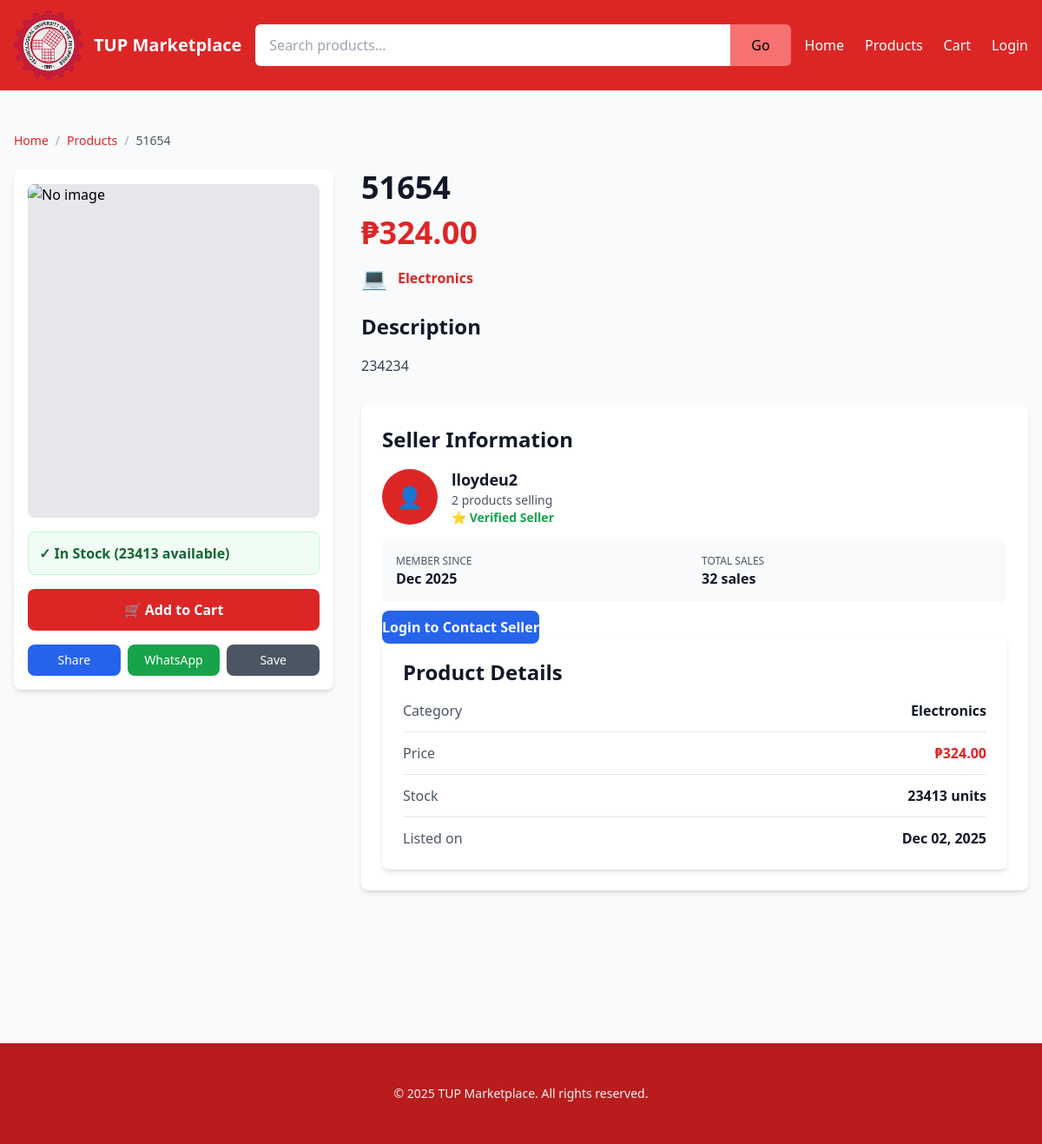
Page /product/7/ on the committed database.
### shop/models.py (models this page shows, shortened)
class Product(models.Model):
    name = models.CharField(max_length=200)
    description = models.TextField(blank=True)
    price = models.DecimalField(max_digits=10, decimal_places=2)
    stock = models.PositiveIntegerField(default=0)
    image = models.ImageField(upload_to='products/', blank=True, null=True)
    category = models.ForeignKey(Category, on_delete=models.CASCADE, related_name='products')
    seller = models.ForeignKey(User, on_delete=models.CASCADE, related_name='products')
    created_at = models.DateTimeField(auto_now_add=True)

class Category(models.Model):
    name = models.CharField(max_length=100)
    slug = models.SlugField(unique=True)
    icon = models.CharField(max_length=50, default='📦')
    length = models.PositiveIntegerField(default=0)
    plural = models.BooleanField(default=False)
    class Meta:
        verbose_name_plural = 'Categories'

class Profile(models.Model):
    GENDER_CHOICES = [
        ('M', 'Male'),
        ('F', 'Female'),
        ('O', 'Other'),
        ('N', 'Prefer not to say'),
    ]
    user = models.OneToOneField(User, on_delete=models.CASCADE, related_name='profile')
    avatar = models.ImageField(upload_to='avatars/', blank=True, null=True, help_text="User profile picture")
    bio = models.TextField(max_length=500, blank=True, help_text="Short bio or about me")
    gender = models.CharField(max_length=1, choices=GENDER_CHOICES, blank=True, help_text="Gender")
    date_of_birth = models.DateField(blank=True, null=True, help_text="Date of birth")
    phone_number = models.CharField(max_length=20, blank=True, help_text="Phone number")
    alternate_phone = models.CharField(max_length=20, blank=True, help_text="Alternate phone number")
    address = models.TextField(blank=True, help_text="Street address")
    city = models.CharField(max_length=100, blank=True, help_text="City")
    province = models.CharField(max_length=100, blank=True, help_text="Province/State")
    postal_code = models.CharField(max_length=20, blank=True, help_text="Postal code")
    country = models.CharField(max_length=100, default='Philippines', help_text="Country")
    is_seller = models.BooleanField(default=False, help_text="Is this user a seller?")
    shop_name = models.CharField(max_length=200, blank=True, help_text="Shop name (if seller)")
    shop_description = models.TextField(blank=True, help_text="Shop description (if seller)")
    seller_rating = models.DecimalField(
        max_digits=3,
        decimal_places=2,
        default=0,
        validators=[MinValueValidator(0), MaxValueValidator(5)],
        help_text="Average seller rating (0-5)"
    )
    total_sales = models.PositiveIntegerField(default=0, help_text="Total number of sales")
    email_notifications = models.BooleanField(default=True, help_text="Receive email notifications")
    newsletter_subscription = models.BooleanField(default=False, help_text="Subscribe to newsletter")
    created_at = models.DateTimeField(auto_now_add=True)
    updated_at = models.DateTimeField(auto_now=True)
    last_login = models.DateTimeField(blank=True, null=True)
    class Meta:
        verbose_name = 'User Profile'
        verbose_name_plural = 'User Profiles'
        ordering = ['-created_at']

### shop/views.py (the view)
# urls.py: path('product/<int:product_id>/', views.product_detail, name='product_detail'),
def product_detail(request, product_id):
    product = get_object_or_404(Product, id=product_id)
    related_products = Product.objects.filter(
        category=product.category
    ).exclude(id=product_id)[:4]
    seller = product.seller
    seller_products_count = Product.objects.filter(seller=seller).count()
    in_cart = False
    if request.user.is_authenticated:
        in_cart = CartItem.objects.filter(
            user=request.user,
            product=product
        ).exists()
    context = {
        'product': product,
        'related_products': related_products,
        'seller': seller,
        'seller_products_count': seller_products_count,
        'in_cart': in_cart,
    }
    return render(request, 'shop/product_detail.html', context)

### shop/templates/shop/product_detail.html (shortened to what this page needs)
{% load static %}
<!DOCTYPE html>
<html lang="en">
<head>
  <link rel="stylesheet" href="{% static 'shop/styles.css' %}">
  <script src="https://cdn.tailwindcss.com"></script>
</head>
<body class="bg-gray-50">
  <header class="bg-red-600 text-white shadow">
    <div class="max-w-7xl mx-auto px-4 py-3 flex items-center justify-between gap-4">
      <div class="flex items-center gap-3 flex-shrink-0">
        <a href="{% url 'homepage' %}" class="flex items-center gap-3 hover:opacity-80 transition">
          <img src="{% static 'shop/images/logo.png' %}" alt="Logo" class="h-20 w-auto">
          <h1 class="text-xl font-bold hidden sm:block">TUP Marketplace</h1>
        </a>
      </div>
      <div class="hidden md:flex flex-1 max-w-2xl">
        <form action="{% url 'product_list' %}" method="get" class="flex w-full">
          <input type="text" name="q" placeholder="Search products..." class="flex-1 min-w-0 px-4 py-3 rounded-l-md text-black focus:outline-none">
          <button type="submit" class="px-6 py-3 bg-red-400 text-black rounded-r-md hover:bg-yellow-500">Go</button>
        </form>
      </div>
      <nav class="hidden lg:flex gap-6 whitespace-nowrap flex-shrink-0">
        <a href="{% url 'homepage' %}" class="hover:text-gray-300">Home</a>
        <a href="{% url 'product_list' %}" class="hover:text-gray-300">Products</a>
        <a href="{% url 'cart' %}" class="hover:text-gray-300">Cart</a>
        {% if user.is_authenticated %}
          <a href="{% url 'profile' %}" class="hover:text-gray-300">Profile</a>
          <a href="{% url 'logout' %}" class="hover:text-gray-300">Logout</a>
        {% else %}
          <a href="{% url 'login' %}" class="hover:text-gray-300">Login</a>
        {% endif %}
      </nav>
    </div>
  </header>
  <main class="max-w-7xl mx-auto px-4 py-8 md:py-12">
    <div class="mb-6 flex gap-2 text-sm">
      <a href="{% url 'homepage' %}" class="text-red-600 hover:underline">Home</a>
      <span class="text-gray-400">/</span>
      <a href="{% url 'product_list' %}" class="text-red-600 hover:underline">Products</a>
      <span class="text-gray-400">/</span>
      <span class="text-gray-600">{{ product.name }}</span>
    </div>
    <div class="grid grid-cols-1 md:grid-cols-3 gap-8 mb-12">
      <div class="md:col-span-1">
        <div class="bg-white rounded-lg shadow-md p-4 sticky top-4">
          <div class="h-96 bg-gray-200 rounded-lg mb-4 overflow-hidden flex items-center justify-center">
            {% if product.image %}
              <img src="{{ product.image.url }}" alt="{{ product.name }}" class="w-full h-full object-cover hover:scale-105 transition-transform">
            {% else %}
              <img src="{% static 'shop/images/placeholder.png' %}" alt="No image" class="w-full h-full object-cover">
            {% endif %}
          </div>
          <div class="mb-4 p-3 rounded-lg {% if product.stock > 0 %}bg-green-50 border border-green-200{% else %}bg-red-50 border border-red-200{% endif %}">
            {% if product.stock > 0 %}
              <p class="text-green-800 font-bold">✓ In Stock ({{ product.stock }} available)</p>
            {% else %}
              <p class="text-red-800 font-bold">❌ Out of Stock</p>
            {% endif %}
          </div>
          {% if product.stock > 0 %}
            <form method="post" action="{% url 'add_to_cart' product.id %}">
              <button type="submit" class="w-full bg-red-600 text-white font-bold py-3 rounded-lg hover:bg-red-700 transition-colors">
                🛒 Add to Cart
              </button>
            </form>
          {% else %}
            <button disabled class="w-full bg-gray-400 text-white font-bold py-3 rounded-lg cursor-not-allowed">
              Unavailable
            </button>
          {% endif %}
          <div class="mt-4 grid grid-cols-3 gap-2">
            <button class="bg-blue-600 text-white py-2 rounded-lg hover:bg-blue-700 text-sm">Share</button>
            <button class="bg-green-600 text-white py-2 rounded-lg hover:bg-green-700 text-sm">WhatsApp</button>
            <button class="bg-gray-600 text-white py-2 rounded-lg hover:bg-gray-700 text-sm">Save</button>
          </div>
        </div>
      </div>
      <div class="md:col-span-2">
        <div class="mb-6">
          <h1 class="text-3xl md:text-4xl font-bold text-gray-900 mb-3">{{ product.name }}</h1>
          <p class="text-red-600 text-4xl font-bold mb-4">₱{{ product.price }}</p>
          <div class="flex items-center gap-3 mb-4">
            <span class="text-2xl">{{ product.category.icon }}</span>
            <a href="{% url 'product_list' %}?category={{ product.category.slug }}" class="text-red-600 font-semibold hover:underline">
              {{ product.category.name }}
            </a>
          </div>
        </div>
        <div class="mb-8">
          <h2 class="text-2xl font-bold text-gray-900 mb-4">Description</h2>
          <p class="text-gray-700 leading-relaxed whitespace-pre-wrap">{{ product.description }}</p>
        </div>
        <div class="bg-white rounded-lg shadow-md p-6 mb-8">
          <h2 class="text-2xl font-bold text-gray-900 mb-4">Seller Information</h2>
          <div class="flex items-center gap-4 mb-4">
            <div class="w-16 h-16 bg-red-600 text-white rounded-full flex items-center justify-center text-2xl">
            </div>
            <div class="flex-1">
              <h3 class="text-lg font-bold text-gray-900">{{ seller.username }}</h3>
              <p class="text-gray-600 text-sm">{{ seller_products_count }} products selling</p>
              {% if seller.profile.is_seller %}
                <p class="text-green-600 text-sm font-semibold">⭐ Verified Seller</p>
              {% endif %}
            </div>
          </div>
          <div class="grid grid-cols-2 gap-4 mb-4 p-4 bg-gray-50 rounded-lg">
            <div>
              <p class="text-xs text-gray-600 uppercase">Member Since</p>
              <p class="font-semibold text-gray-900">{{ seller.date_joined|date:"M Y" }}</p>
            </div>
            <div>
              <p class="text-xs text-gray-600 uppercase">Total Sales</p>
              <p class="font-semibold text-gray-900">{{ seller.profile.total_sales }} sales</p>
            </div>
          </div>
          {% if user.is_authenticated %}
            {% if user != seller %}
              <a href="{% url 'contact_seller' product.id %}" class="w-full bg-blue-600 text-white font-bold px-2 py-2 rounded-lg hover:bg-blue-700 transition-colors">
                💬 Contact Seller
              </a>
            {% else %}
              <div class="w-full bg-gray-400 text-white font-bold py-2 rounded-lg text-center cursor-not-allowed">
                This is your product
              </div>
            {% endif %}
          {% else %}
            <a href="{% url 'login' %}" class="w-full bg-blue-600 text-white font-bold py-2 rounded-lg hover:bg-blue-700 transition-colors text-center">
              Login to Contact Seller
            </a>
          {% endif %}
        <div class="bg-white rounded-lg shadow-md p-6">
          <h2 class="text-2xl font-bold text-gray-900 mb-4">Product Details</h2>
          <div class="space-y-3">
            <div class="flex justify-between border-b pb-3">
              <span class="text-gray-600">Category</span>
              <span class="font-semibold text-gray-900">{{ product.category.name }}</span>
            </div>
            <div class="flex justify-between border-b pb-3">
              <span class="text-gray-600">Price</span>
              <span class="font-semibold text-red-600">₱{{ product.price }}</span>
            </div>
            <div class="flex justify-between border-b pb-3">
              <span class="text-gray-600">Stock</span>
              <span class="font-semibold text-gray-900">{{ product.stock }} units</span>
            </div>
            <div class="flex justify-between">
              <span class="text-gray-600">Listed on</span>
              <span class="font-semibold text-gray-900">{{ product.created_at|date:"M d, Y" }}</span>
            </div>
          </div>
        </div>
      </div>
    </div>
  </main>
  <footer class="bg-red-700 text-gray-100 py-12 mt-12">
    <div class="max-w-7xl mx-auto px-4 text-center">
      <p class="text-sm">© 2025 TUP Marketplace. All rights reserved.</p>
    </div>
  </footer>
</body>
</html>

### rows in the picture
Product: name "51654", stock "23413", price "324.00", category.icon "💻", category.name "Electronics", description "234234", created_at "Dec 02, 2025"

### other values in the picture
{{ seller.username }} "lloydeu2"
{{ seller_products_count }} "2"
{{ seller.date_joined|date:"M Y" }} "Dec 2025"
{{ seller.profile.total_sales }} "32"
